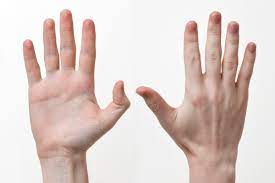
#> input picture img/hand.jpeg, 275 x 183 px
$ python 0815-convexity-defects.py
#> lines starting #> are read from the running program, lines starting #| are printed output that depends on the picture; after the words box and inside, x2 and y2 are one past the last pixel; in counts of white or black regions, pixels touching at a corner belong together
# 0815.py
import cv2
import numpy as np

#1
src = cv2.imread('../../img/hand.jpeg')
#> src is the input picture: shape (183, 275, 3); mean B, G, R 202.1, 207.1, 222.8
hsv = cv2.cvtColor(src, cv2.COLOR_BGR2HSV)
#> hsv: shape (183, 275, 3); mean H, S, V 17.2, 28.8, 223.1
lowerb = (0,40,0)
upperb = (20,180,255)
bImg = cv2.inRange(hsv,lowerb,upperb)
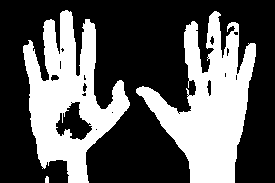
#> bImg: shape (183, 275); 36.3% white; 3 white regions

mode = cv2.RETR_EXTERNAL
method = cv2.CHAIN_APPROX_SIMPLE
contours, hierarchy = cv2.findContours(bImg, mode, method)
#> contours = 3 contours, 1 with area under 20; largest, box (x1, y1, x2, y2) and area: (136, 11, 256, 183) 9258, (23, 10, 130, 183) 9144

dst = src.copy()
## cv2.drawContours(dst, contours, -1, (255,0,0), 3)
cnt = contours[0]
#> cnt = [[46, 176], [46, 177], [45, 178], [45, 182], [48, 182], [48, 177], [47, 176]]
cv2.drawContours(dst, [cnt], 0, (255,0,0), 3)
#> dst: shape (183, 275, 3); 0.12% of pixels changed, all inside (x1, y1, x2, y2) = (43, 174, 51, 183)

#2
dst2 = dst.copy()
rows,cols = dst2.shape[:2]
#> rows = 183; cols = 275
hull = cv2.convexHull(cnt, returnPoints = False)
#> hull = [6, 5, 4, 3, 2, 0]
hull_points = cnt[hull[:,0]]
#> hull_points = [[47, 176], [48, 177], [48, 182], [45, 182], [45, 178], [46, 176]]
cv2.drawContours(dst2, [hull_points], 0, (255,0,255), 6)
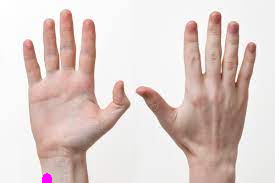
#> dst2: shape (183, 275, 3); mean B, G, R 202.2, 206.7, 222.8

#3
T = 5 # T = 10
defects = cv2.convexityDefects(cnt, hull)
#> defects = [[0, 2, 1, 114]]
print('defects.shape = ', defects.shape)
#| defects.shape =  (1, 1, 4)
for i in range(defects.shape[0]):
	s,e,f,d = defects[i,0]
	dist = d / 256
	start = tuple(cnt[s][0])
	end = tuple(cnt[e][0])
	far = tuple(cnt[f][0])
	if dist > T:
		cv2.line(dst2, start, end, [255,255,0], 2)
		cv2.line(dst2, start, far, [0,255,0], 1)
		cv2.line(dst2, end, far, [0,255,0], 1)

		cv2.circle(dst2, start, 5, [0,255,255], -1)
		cv2.circle(dst2, end, 5, [0,128,255], -1)
		cv2.circle(dst2, far, 5, [0,0,255], -1)
#> this loop made 1 pass
#> (s, e, f, d, dist, start, end, far) on pass 1: (0, 2, 1, 114, 0.445, (46, 176), (45, 178), (46, 177))

cv2.imshow('dst2', dst2)

cv2.waitKey(0)
cv2.destroyAllWindows()
